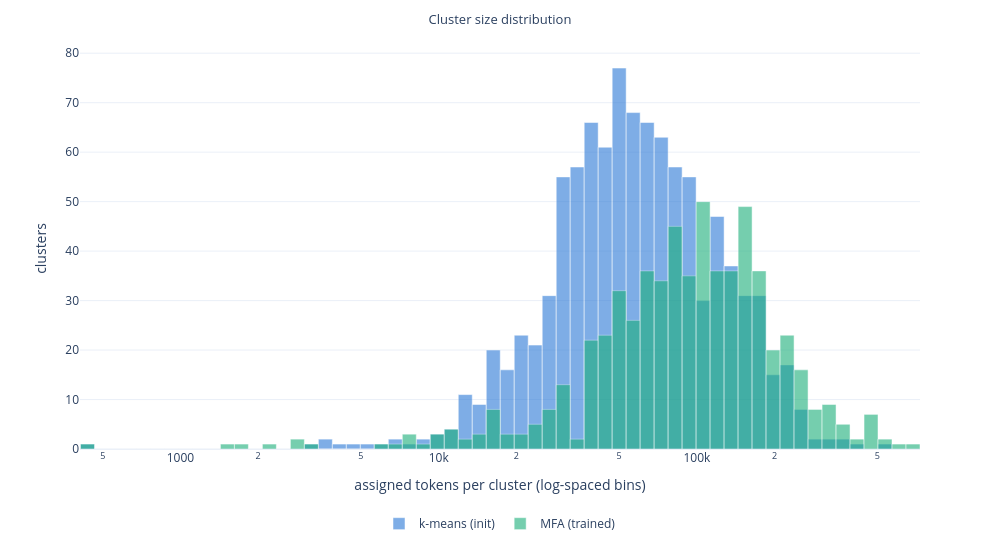

Notebook source saved alongside this figure:
### Markdown cell above
### 2.1 Cluster Size Distribution

Compare the number of tokens assigned to each cluster before and after MFA
training. Both distributions use the same log-spaced bins.

### Code cell
if go is not None:
    positive_sizes = np.concatenate([km_sizes[km_sizes > 0], mfa_sizes[mfa_sizes > 0]])
    edges = np.logspace(np.log10(positive_sizes.min()), np.log10(positive_sizes.max()), 61)
    centers = (edges[:-1] + edges[1:]) / 2
    widths = np.diff(edges)

    fig = go.Figure()
    for sizes, name, color in [
        (km_sizes, "k-means (init)", COLOR_KMEANS),
        (mfa_sizes, "MFA (trained)", COLOR_MFA),
    ]:
        counts, _ = np.histogram(sizes[sizes > 0], bins=edges)
        fig.add_bar(x=centers, y=counts, width=widths, name=name, marker_color=color, opacity=0.6)

    fig.update_xaxes(type="log")
    fig.update_layout(
        title="Cluster size distribution",
        xaxis_title="assigned tokens per cluster (log-spaced bins)",
        yaxis_title="clusters",
        template=PLOT_TEMPLATE,
        barmode="overlay",
        bargap=0.05,
        width=1000,
        height=550,
        legend=dict(orientation="h", yanchor="top", y=-0.15, xanchor="center", x=0.5),
    )
    save_fig(fig, "cluster_size_hist")
    fig.show()

    print(f"Zero-size clusters: k-means={(km_sizes == 0).sum()}, MFA={(mfa_sizes == 0).sum()}")

### Figure 1 — Plotly figure (JSON) as saved in the notebook; plotly's stock layout.template omitted (floating-point values rounded to 4 significant figures)
{"data": [{"marker": {"color": "#2a78d6"}, "name": "k-means (init)", "opacity": 0.6, "type": "bar", "width": [54.49, 61.73, 69.93, 79.22, 89.75, 101.7, 115.2, 130.5, 147.8, 167.5, 189.8, 215.0, 243.5, 275.9, 312.6, 354.1, 401.2, 454.5, 514.9, 583.3, 660.8, 748.6, 848.1, 960.8, 1089.0, 1233.0, 1397.0, 1583.0, 1793.0, 2031.0, 2301.0, 2607.0, 2954.0, 3346.0, 3791.0, 4295.0, 4865.0, 5512.0, 6244.0, 7074.0, 8014.0, 9080.0, 10290.0, 11650.0, 13200.0, 14960.0, 16940.0, 19200.0, 21750.0, 24640.0, 27910.0, 31620.0, 35820.0, 40580.0, 45980.0, 52090.0, 59010.0, 66850.0, 75730.0, 85800.0], "x": [437.2, 495.4, 561.2, 635.8, 720.2, 816.0, 924.4, 1047.0, 1186.0, 1344.0, 1523.0, 1725.0, 1954.0, 2214.0, 2508.0, 2842.0, 3219.0, 3647.0, 4132.0, 4681.0, 5303.0, 6008.0, 6806.0, 7711.0, 8735.0, 9896.0, 11210.0, 12700.0, 14390.0, 16300.0, 18470.0, 20920.0, 23700.0, 26850.0, 30420.0, 34460.0, 39040.0, 44230.0, 50110.0, 56770.0, 64310.0, 72860.0, 82540.0, 93510.0, 105900.0, 120000.0, 136000.0, 154000.0, 174500.0, 197700.0, 224000.0, 253700.0, 287500.0, 325700.0, 368900.0, 418000.0, 473500.0, 536400.0, 607700.0, 688500.0], "y": [1, 0, 0, 0, 0, 0, 0, 0, 0, 0, 0, 0, 0, 0, 0, 0, 1, 2, 1, 1, 1, 1, 2, 1, 2, 3, 4, 11, 9, 20, 16, 23, 21, 31, 55, 57, 66, 61, 77, 68, 66, 63, 57, 55, 30, 47, 37, 31, 31, 15, 17, 8, 2, 2, 2, 1, 0, 1, 0, 0]}, {"marker": {"color": "#1baf7a"}, "name": "MFA (trained)", "opacity": 0.6, "type": "bar", "width": [54.49, 61.73, 69.93, 79.22, 89.75, 101.7, 115.2, 130.5, 147.8, 167.5, 189.8, 215.0, 243.5, 275.9, 312.6, 354.1, 401.2, 454.5, 514.9, 583.3, 660.8, 748.6, 848.1, 960.8, 1089.0, 1233.0, 1397.0, 1583.0, 1793.0, 2031.0, 2301.0, 2607.0, 2954.0, 3346.0, 3791.0, 4295.0, 4865.0, 5512.0, 6244.0, 7074.0, 8014.0, 9080.0, 10290.0, 11650.0, 13200.0, 14960.0, 16940.0, 19200.0, 21750.0, 24640.0, 27910.0, 31620.0, 35820.0, 40580.0, 45980.0, 52090.0, 59010.0, 66850.0, 75730.0, 85800.0], "x": [437.2, 495.4, 561.2, 635.8, 720.2, 816.0, 924.4, 1047.0, 1186.0, 1344.0, 1523.0, 1725.0, 1954.0, 2214.0, 2508.0, 2842.0, 3219.0, 3647.0, 4132.0, 4681.0, 5303.0, 6008.0, 6806.0, 7711.0, 8735.0, 9896.0, 11210.0, 12700.0, 14390.0, 16300.0, 18470.0, 20920.0, 23700.0, 26850.0, 30420.0, 34460.0, 39040.0, 44230.0, 50110.0, 56770.0, 64310.0, 72860.0, 82540.0, 93510.0, 105900.0, 120000.0, 136000.0, 154000.0, 174500.0, 197700.0, 224000.0, 253700.0, 287500.0, 325700.0, 368900.0, 418000.0, 473500.0, 536400.0, 607700.0, 688500.0], "y": [1, 0, 0, 0, 0, 0, 0, 0, 0, 0, 1, 1, 0, 1, 0, 2, 1, 0, 0, 0, 0, 1, 1, 3, 1, 3, 4, 2, 3, 8, 3, 3, 5, 8, 13, 2, 22, 23, 32, 26, 36, 34, 45, 35, 50, 36, 36, 49, 36, 20, 23, 16, 8, 9, 5, 2, 7, 2, 1, 1]}], "layout": {"bargap": 0.05, "barmode": "overlay", "height": 550, "legend": {"orientation": "h", "x": 0.5, "xanchor": "center", "y": -0.15, "yanchor": "top"}, "margin": {"t": 48}, "title": {"font": {"size": 13}, "text": "Cluster size distribution", "x": 0.5}, "width": 1000, "xaxis": {"title": {"text": "assigned tokens per cluster (log-spaced bins)"}, "type": "log"}, "yaxis": {"title": {"text": "clusters"}}}}
